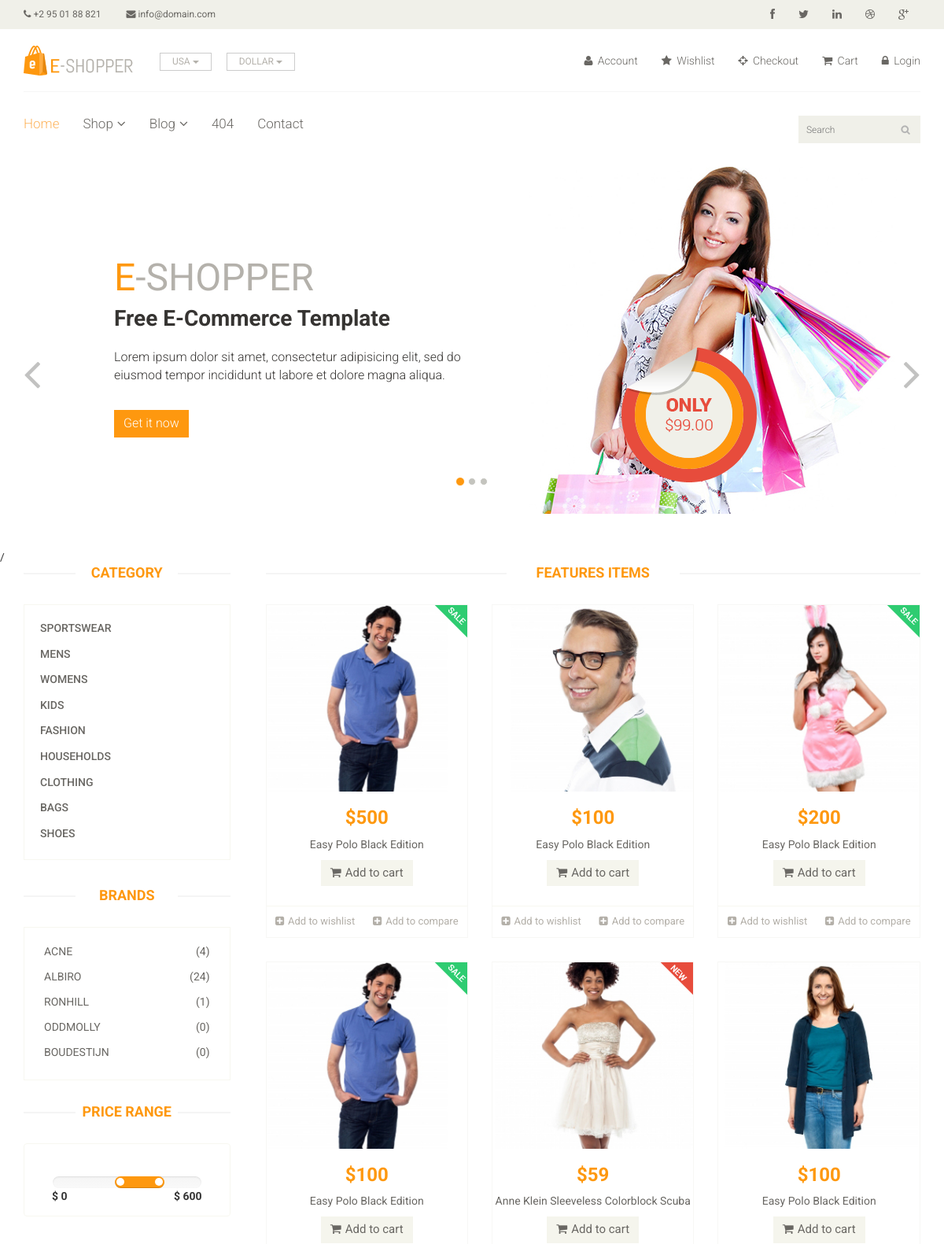
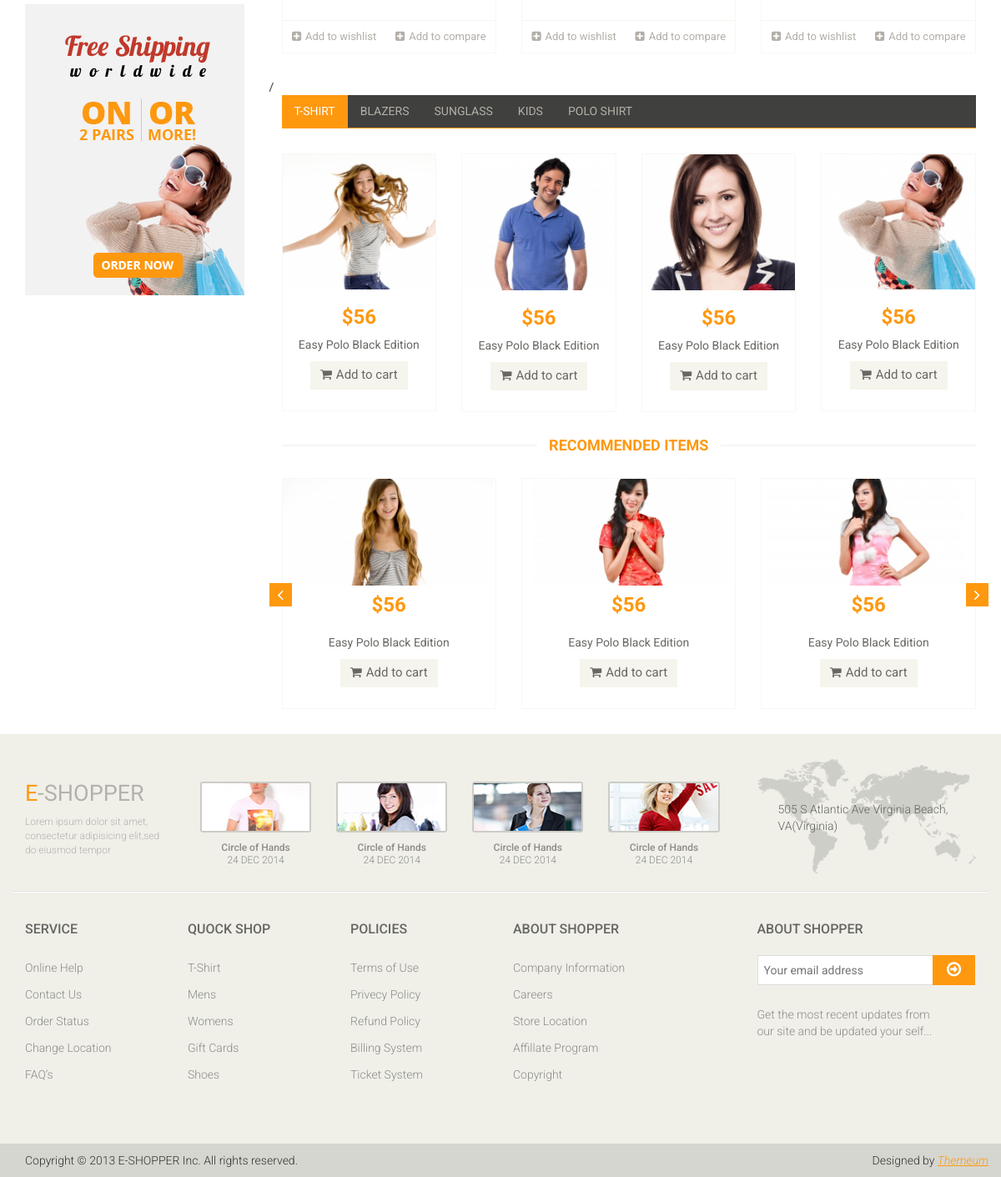
The page / on the database its author committed (2 pictures, top to bottom).
### tables this page shows
CREATE TABLE `category` (
  `id` int(11) NOT NULL,
  `title` varchar(255) NOT NULL
);

CREATE TABLE `brands` (
  `id` int(11) NOT NULL,
  `name` varchar(255) NOT NULL
);

CREATE TABLE `products` (
  `id` int(11) NOT NULL,
  `name` varchar(255) NOT NULL,
  `price` float NOT NULL,
  `availability` varchar(255) NOT NULL DEFAULT 'In Stock',
  `condition` varchar(255) NOT NULL DEFAULT 'New',
  `image` varchar(255) NOT NULL,
  `release_date` timestamp NOT NULL DEFAULT CURRENT_TIMESTAMP,
  `brand_id` int(11) NOT NULL,
  `category_id` int(11) NOT NULL
);

### resources/functions.php (called while the page is built, shortened)
<?php
    function query($query) {
        global $connection;
        return mysqli_query($connection, $query);
    }
    function fetch_assoc($result) {
        return mysqli_fetch_assoc($result);
    }
    function escape_string($string) {
        global $connection;
        return mysqli_real_escape_string($connection, $string);
    }
    function get_num_rows($result) {
        return mysqli_num_rows($result);
    }
    function get_product_by_brand($brand_id) {
        $products = "SELECT * FROM products WHERE brand_id = " . escape_string($brand_id);
        $products = query($products);
        return $products;
    }

### resources/templates/front/feature_items.php (the view, shortened to what this page needs)
<div class="features_items">
    <h2 class="title text-center">Features Items</h2>
    <?php
        $query = "SELECT * FROM products";
        if(isset($_SESSION["page"]) && $_SESSION["page"] == "index") {
            $query .= " ORDER BY release_date DESC LIMIT 6";
        }
        $products = query($query);
        while ($product = fetch_assoc($products)):
    ?>
        <div class="col-sm-4">
            <div class="product-image-wrapper">
                <div class="single-products">
                    <div class="productinfo text-center">
                        <img src="images/home/<?php echo $product["image"]; ?>" alt="" />
                        <h2>$<?php echo $product["price"]; ?></h2>
                        <p><?php echo $product["name"]; ?></p>
                        <a href="#" class="btn btn-default add-to-cart"><i class="fa fa-shopping-cart"></i>Add to cart</a>
                    </div>
                    <div class="product-overlay">
                        <div class="overlay-content">
                        </div>
                    </div>
                    <?php if($product["condition"] == "New"): ?>
                        <img src="images/home/new.png" class="new" alt="" />
                    <?php elseif ($product["condition"] == "Sale"): ?>
                        <img src="images/home/sale.png" class="new" alt="" />
                    <?php endif; ?>
                </div>
                <div class="choose">
                    <ul class="nav nav-pills nav-justified">
                        <li><a href="#"><i class="fa fa-plus-square"></i>Add to wishlist</a></li>
                        <li><a href="#"><i class="fa fa-plus-square"></i>Add to compare</a></li>
                    </ul>
                </div>
            </div>
        </div>
    <?php
        endwhile;
    ?>
</div>/

### resources/templates/front/category.php (shortened to what this page needs)
<div class="panel-group category-products" id="accordian">
    <?php
        if(isset($_GET["category_id"])) {
            $select_category_id = $_GET["category_id"];
        } else {
            $select_category_id = '';
        }
        $categories = query("SELECT * FROM category");
        while($category = fetch_assoc($categories)):
    ?>
        <div class="panel panel-default">
            <div class="panel-heading">
                <h4 class="panel-title">
                    <a style="<?php echo ($select_category_id == $category["id"]) ? "color:orange" : ""; ?>"
                       href="shop.php?category_id=<?php echo htmlspecialchars($category["id"]); ?>">
                        <?php echo $category["title"]; ?>
                    </a>
                </h4>
            </div>
        </div>
    <?php
        endwhile;
    ?>
</div>

### resources/templates/front/brands.php (shortened to what this page needs)
<div class="brands_products">
    <h2>Brands</h2>
    <div class="brands-name">
        <ul class="nav nav-pills nav-stacked">
            <?php
                $brands = query("SELECT * FROM brands");
                while($brand = fetch_assoc($brands)):
            ?>
                <?php
                    $product_by_brand = get_product_by_brand($brand["id"]);
                    $num_rows = get_num_rows($product_by_brand);
                ?>
                <li><a href="shop.php?brand_id=<?php echo htmlspecialchars($brand["id"]); ?>">
                        <span class="pull-right">(<?php echo $num_rows; ?>)</span><?php echo $brand["name"]; ?></a></li>
            <?php
                endwhile;
            ?>
        </ul>
    </div>
</div>

### rows shown on the page
category: title "SPORTSWEAR"
category: title "MENS"
category: title "WOMENS"
category: title "KIDS"
category: title "FASHION"
category: title "HOUSEHOLDS"
category: title "CLOTHING"
category: title "BAGS"
category: title "SHOES"
brands: num_rows "4", name "ACNE"
brands: num_rows "24", name "ALBIRO"
brands: num_rows "1", name "RONHILL"
brands: num_rows "0", name "ODDMOLLY"
brands: num_rows "0", name "BOUDESTIJN"
products: image (picture), price "500", name "Easy Polo Black Edition"
products: image (picture), price "100", name "Easy Polo Black Edition"
products: image (picture), price "200", name "Easy Polo Black Edition"
products: image (picture), price "100", name "Easy Polo Black Edition"
products: image (picture), price "59", name "Anne Klein Sleeveless Colorblock Scuba"
products: image (picture), price "100", name "Easy Polo Black Edition"
